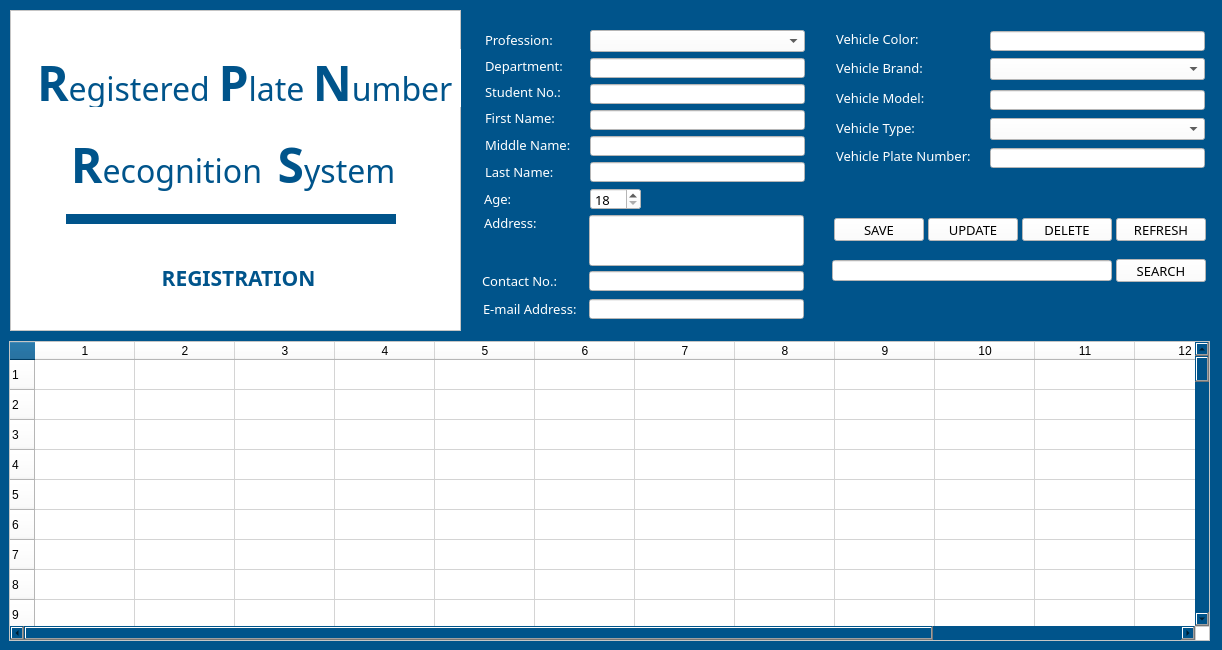
<?xml version="1.0" encoding="UTF-8"?>
<ui version="4.0">
 <class>RegistrationWindow</class>
 <widget class="QMainWindow" name="RegistrationWindow">
  <property name="geometry">
   <rect>
    <x>0</x>
    <y>0</y>
    <width>1222</width>
    <height>650</height>
   </rect>
  </property>
  <property name="minimumSize">
   <size>
    <width>1222</width>
    <height>650</height>
   </size>
  </property>
  <property name="maximumSize">
   <size>
    <width>1222</width>
    <height>650</height>
   </size>
  </property>
  <property name="font">
   <font>
    <family>Century Gothic</family>
   </font>
  </property>
  <property name="windowTitle">
   <string>RPNRS - REGISTRATION</string>
  </property>
  <property name="styleSheet">
   <string notr="true">background-color: rgb(0, 84, 139);</string>
  </property>
  <widget class="QWidget" name="centralwidget">
   <widget class="QLabel" name="firstnameLabel">
    <property name="geometry">
     <rect>
      <x>485</x>
      <y>110</y>
      <width>101</width>
      <height>16</height>
     </rect>
    </property>
    <property name="font">
     <font>
      <family>Century Gothic</family>
      <pointsize>10</pointsize>
     </font>
    </property>
    <property name="styleSheet">
     <string notr="true">color: rgb(255, 255, 255);</string>
    </property>
    <property name="text">
     <string>First Name:</string>
    </property>
   </widget>
   <widget class="QLabel" name="middlenameLabel">
    <property name="geometry">
     <rect>
      <x>485</x>
      <y>137</y>
      <width>101</width>
      <height>16</height>
     </rect>
    </property>
    <property name="font">
     <font>
      <family>Century Gothic</family>
      <pointsize>10</pointsize>
     </font>
    </property>
    <property name="styleSheet">
     <string notr="true">color: rgb(255, 255, 255);</string>
    </property>
    <property name="text">
     <string>Middle Name:</string>
    </property>
   </widget>
   <widget class="QLabel" name="lastnameLabel">
    <property name="geometry">
     <rect>
      <x>485</x>
      <y>164</y>
      <width>101</width>
      <height>16</height>
     </rect>
    </property>
    <property name="font">
     <font>
      <family>Century Gothic</family>
      <pointsize>10</pointsize>
     </font>
    </property>
    <property name="styleSheet">
     <string notr="true">color: rgb(255, 255, 255);</string>
    </property>
    <property name="text">
     <string>Last Name:</string>
    </property>
   </widget>
   <widget class="QLabel" name="ageLabel">
    <property name="geometry">
     <rect>
      <x>484</x>
      <y>191</y>
      <width>101</width>
      <height>16</height>
     </rect>
    </property>
    <property name="font">
     <font>
      <family>Century Gothic</family>
      <pointsize>10</pointsize>
     </font>
    </property>
    <property name="styleSheet">
     <string notr="true">color: rgb(255, 255, 255);</string>
    </property>
    <property name="text">
     <string>Age:</string>
    </property>
   </widget>
   <widget class="QLabel" name="vColorLabel">
    <property name="geometry">
     <rect>
      <x>836</x>
      <y>31</y>
      <width>111</width>
      <height>16</height>
     </rect>
    </property>
    <property name="font">
     <font>
      <family>Century Gothic</family>
      <pointsize>10</pointsize>
     </font>
    </property>
    <property name="styleSheet">
     <string notr="true">color: rgb(255, 255, 255);</string>
    </property>
    <property name="text">
     <string>Vehicle Color:</string>
    </property>
   </widget>
   <widget class="QLabel" name="vBrandLabel">
    <property name="geometry">
     <rect>
      <x>836</x>
      <y>60</y>
      <width>111</width>
      <height>16</height>
     </rect>
    </property>
    <property name="font">
     <font>
      <family>Century Gothic</family>
      <pointsize>10</pointsize>
     </font>
    </property>
    <property name="styleSheet">
     <string notr="true">color: rgb(255, 255, 255);</string>
    </property>
    <property name="text">
     <string>Vehicle Brand:</string>
    </property>
   </widget>
   <widget class="QLabel" name="vTypeLabel">
    <property name="geometry">
     <rect>
      <x>836</x>
      <y>120</y>
      <width>111</width>
      <height>16</height>
     </rect>
    </property>
    <property name="font">
     <font>
      <family>Century Gothic</family>
      <pointsize>10</pointsize>
     </font>
    </property>
    <property name="styleSheet">
     <string notr="true">color: rgb(255, 255, 255);</string>
    </property>
    <property name="text">
     <string>Vehicle Type:</string>
    </property>
   </widget>
   <widget class="QLabel" name="vPlateNumberLabel">
    <property name="geometry">
     <rect>
      <x>836</x>
      <y>148</y>
      <width>151</width>
      <height>16</height>
     </rect>
    </property>
    <property name="font">
     <font>
      <family>Century Gothic</family>
      <pointsize>10</pointsize>
     </font>
    </property>
    <property name="styleSheet">
     <string notr="true">color: rgb(255, 255, 255);</string>
    </property>
    <property name="text">
     <string>Vehicle Plate Number:</string>
    </property>
   </widget>
   <widget class="QLineEdit" name="firstnameEdit">
    <property name="geometry">
     <rect>
      <x>590</x>
      <y>110</y>
      <width>215</width>
      <height>20</height>
     </rect>
    </property>
    <property name="font">
     <font>
      <family>Century Gothic</family>
      <pointsize>10</pointsize>
     </font>
    </property>
    <property name="styleSheet">
     <string notr="true">background-color: rgb(255, 255, 255);
color: rgb(0, 0, 0);</string>
    </property>
   </widget>
   <widget class="QLineEdit" name="middlenameEdit">
    <property name="geometry">
     <rect>
      <x>590</x>
      <y>136</y>
      <width>215</width>
      <height>20</height>
     </rect>
    </property>
    <property name="font">
     <font>
      <family>Century Gothic</family>
      <pointsize>10</pointsize>
     </font>
    </property>
    <property name="styleSheet">
     <string notr="true">background-color: rgb(255, 255, 255);
color: rgb(0, 0, 0);</string>
    </property>
   </widget>
   <widget class="QLineEdit" name="lastnameEdit">
    <property name="geometry">
     <rect>
      <x>590</x>
      <y>162</y>
      <width>215</width>
      <height>20</height>
     </rect>
    </property>
    <property name="font">
     <font>
      <family>Century Gothic</family>
      <pointsize>10</pointsize>
     </font>
    </property>
    <property name="styleSheet">
     <string notr="true">background-color: rgb(255, 255, 255);
color: rgb(0, 0, 0);</string>
    </property>
   </widget>
   <widget class="QSpinBox" name="ageBox">
    <property name="geometry">
     <rect>
      <x>590</x>
      <y>188</y>
      <width>51</width>
      <height>22</height>
     </rect>
    </property>
    <property name="font">
     <font>
      <family>Century Gothic</family>
      <pointsize>10</pointsize>
     </font>
    </property>
    <property name="styleSheet">
     <string notr="true">background-color: rgb(255, 255, 255);
color: rgb(0, 0, 0);
</string>
    </property>
    <property name="minimum">
     <number>18</number>
    </property>
   </widget>
   <widget class="QLineEdit" name="vColorEdit">
    <property name="geometry">
     <rect>
      <x>990</x>
      <y>31</y>
      <width>215</width>
      <height>20</height>
     </rect>
    </property>
    <property name="font">
     <font>
      <family>Century Gothic</family>
      <pointsize>10</pointsize>
     </font>
    </property>
    <property name="styleSheet">
     <string notr="true">background-color: rgb(255, 255, 255);
color: rgb(0, 0, 0);</string>
    </property>
   </widget>
   <widget class="QComboBox" name="vBrandBox">
    <property name="geometry">
     <rect>
      <x>990</x>
      <y>58</y>
      <width>215</width>
      <height>22</height>
     </rect>
    </property>
    <property name="font">
     <font>
      <family>Century Gothic</family>
      <pointsize>10</pointsize>
     </font>
    </property>
    <property name="styleSheet">
     <string notr="true">background-color: rgb(255, 255, 255);
color: rgb(0, 0, 0);</string>
    </property>
    <property name="currentIndex">
     <number>-1</number>
    </property>
    <item>
     <property name="text">
      <string>Honda</string>
     </property>
    </item>
    <item>
     <property name="text">
      <string>Isuzu</string>
     </property>
    </item>
    <item>
     <property name="text">
      <string>Suzuki</string>
     </property>
    </item>
    <item>
     <property name="text">
      <string>Mitsubishi</string>
     </property>
    </item>
    <item>
     <property name="text">
      <string>Toyota</string>
     </property>
    </item>
   </widget>
   <widget class="QComboBox" name="vTypeBox">
    <property name="geometry">
     <rect>
      <x>990</x>
      <y>118</y>
      <width>215</width>
      <height>22</height>
     </rect>
    </property>
    <property name="font">
     <font>
      <family>Century Gothic</family>
      <pointsize>10</pointsize>
     </font>
    </property>
    <property name="styleSheet">
     <string notr="true">background-color: rgb(255, 255, 255);
color: rgb(0, 0, 0);</string>
    </property>
    <property name="currentIndex">
     <number>-1</number>
    </property>
    <item>
     <property name="text">
      <string>Motorcycle</string>
     </property>
    </item>
    <item>
     <property name="text">
      <string>4-Wheeled</string>
     </property>
    </item>
   </widget>
   <widget class="QLineEdit" name="vPlateNumberEdit">
    <property name="geometry">
     <rect>
      <x>990</x>
      <y>148</y>
      <width>215</width>
      <height>20</height>
     </rect>
    </property>
    <property name="font">
     <font>
      <family>Century Gothic</family>
      <pointsize>10</pointsize>
     </font>
    </property>
    <property name="styleSheet">
     <string notr="true">background-color: rgb(255, 255, 255);
color: rgb(0, 0, 0);</string>
    </property>
   </widget>
   <widget class="QPushButton" name="saveButton">
    <property name="geometry">
     <rect>
      <x>834</x>
      <y>218</y>
      <width>90</width>
      <height>23</height>
     </rect>
    </property>
    <property name="font">
     <font>
      <family>Century Gothic</family>
      <pointsize>10</pointsize>
     </font>
    </property>
    <property name="styleSheet">
     <string notr="true">background-color: rgb(255, 255, 255);
color: rgb(0, 0, 0);</string>
    </property>
    <property name="text">
     <string>SAVE</string>
    </property>
   </widget>
   <widget class="QPushButton" name="updateButton">
    <property name="geometry">
     <rect>
      <x>928</x>
      <y>218</y>
      <width>90</width>
      <height>23</height>
     </rect>
    </property>
    <property name="font">
     <font>
      <family>Century Gothic</family>
      <pointsize>10</pointsize>
     </font>
    </property>
    <property name="styleSheet">
     <string notr="true">background-color: rgb(255, 255, 255);
color: rgb(0, 0, 0);</string>
    </property>
    <property name="text">
     <string>UPDATE</string>
    </property>
   </widget>
   <widget class="QPushButton" name="deleteButton">
    <property name="geometry">
     <rect>
      <x>1022</x>
      <y>218</y>
      <width>90</width>
      <height>23</height>
     </rect>
    </property>
    <property name="font">
     <font>
      <family>Century Gothic</family>
      <pointsize>10</pointsize>
     </font>
    </property>
    <property name="styleSheet">
     <string notr="true">background-color: rgb(255, 255, 255);
color: rgb(0, 0, 0);</string>
    </property>
    <property name="text">
     <string>DELETE</string>
    </property>
   </widget>
   <widget class="QLineEdit" name="searchEdit">
    <property name="geometry">
     <rect>
      <x>832</x>
      <y>260</y>
      <width>280</width>
      <height>21</height>
     </rect>
    </property>
    <property name="font">
     <font>
      <family>Century Gothic</family>
      <pointsize>10</pointsize>
     </font>
    </property>
    <property name="styleSheet">
     <string notr="true">background-color: rgb(255, 255, 255);
color: rgb(0, 0, 0);</string>
    </property>
   </widget>
   <widget class="QPushButton" name="searchButton">
    <property name="geometry">
     <rect>
      <x>1116</x>
      <y>259</y>
      <width>90</width>
      <height>23</height>
     </rect>
    </property>
    <property name="font">
     <font>
      <family>Century Gothic</family>
      <pointsize>10</pointsize>
     </font>
    </property>
    <property name="styleSheet">
     <string notr="true">background-color: rgb(255, 255, 255);
color: rgb(0, 0, 0);</string>
    </property>
    <property name="text">
     <string>SEARCH</string>
    </property>
   </widget>
   <widget class="QLineEdit" name="addressEdit">
    <property name="geometry">
     <rect>
      <x>589</x>
      <y>215</y>
      <width>215</width>
      <height>51</height>
     </rect>
    </property>
    <property name="font">
     <font>
      <family>Century Gothic</family>
      <pointsize>10</pointsize>
     </font>
    </property>
    <property name="styleSheet">
     <string notr="true">background-color: rgb(255, 255, 255);
color: rgb(0, 0, 0);</string>
    </property>
    <property name="alignment">
     <set>Qt::AlignLeading|Qt::AlignLeft|Qt::AlignTop</set>
    </property>
   </widget>
   <widget class="QLabel" name="addressLabel">
    <property name="geometry">
     <rect>
      <x>484</x>
      <y>215</y>
      <width>101</width>
      <height>16</height>
     </rect>
    </property>
    <property name="font">
     <font>
      <family>Century Gothic</family>
      <pointsize>10</pointsize>
     </font>
    </property>
    <property name="styleSheet">
     <string notr="true">color: rgb(255, 255, 255);</string>
    </property>
    <property name="text">
     <string>Address:</string>
    </property>
   </widget>
   <widget class="QLineEdit" name="contactnoEdit">
    <property name="geometry">
     <rect>
      <x>589</x>
      <y>271</y>
      <width>215</width>
      <height>20</height>
     </rect>
    </property>
    <property name="font">
     <font>
      <family>Century Gothic</family>
      <pointsize>10</pointsize>
     </font>
    </property>
    <property name="styleSheet">
     <string notr="true">background-color: rgb(255, 255, 255);
color: rgb(0, 0, 0);</string>
    </property>
   </widget>
   <widget class="QLabel" name="contactLabel">
    <property name="geometry">
     <rect>
      <x>482</x>
      <y>273</y>
      <width>101</width>
      <height>16</height>
     </rect>
    </property>
    <property name="font">
     <font>
      <family>Century Gothic</family>
      <pointsize>10</pointsize>
     </font>
    </property>
    <property name="styleSheet">
     <string notr="true">color: rgb(255, 255, 255);</string>
    </property>
    <property name="text">
     <string>Contact No.:</string>
    </property>
   </widget>
   <widget class="QLabel" name="vModelLabel">
    <property name="geometry">
     <rect>
      <x>836</x>
      <y>90</y>
      <width>111</width>
      <height>16</height>
     </rect>
    </property>
    <property name="font">
     <font>
      <family>Century Gothic</family>
      <pointsize>10</pointsize>
     </font>
    </property>
    <property name="styleSheet">
     <string notr="true">color: rgb(255, 255, 255);</string>
    </property>
    <property name="text">
     <string>Vehicle Model:</string>
    </property>
   </widget>
   <widget class="QLabel" name="emailLabel">
    <property name="geometry">
     <rect>
      <x>483</x>
      <y>301</y>
      <width>101</width>
      <height>16</height>
     </rect>
    </property>
    <property name="font">
     <font>
      <family>Century Gothic</family>
      <pointsize>10</pointsize>
     </font>
    </property>
    <property name="styleSheet">
     <string notr="true">color: rgb(255, 255, 255);</string>
    </property>
    <property name="text">
     <string>E-mail Address:</string>
    </property>
   </widget>
   <widget class="QLineEdit" name="emailaddEdit">
    <property name="geometry">
     <rect>
      <x>589</x>
      <y>299</y>
      <width>215</width>
      <height>20</height>
     </rect>
    </property>
    <property name="font">
     <font>
      <family>Century Gothic</family>
      <pointsize>10</pointsize>
     </font>
    </property>
    <property name="styleSheet">
     <string notr="true">background-color: rgb(255, 255, 255);
color: rgb(0, 0, 0);</string>
    </property>
   </widget>
   <widget class="QComboBox" name="professionBox">
    <property name="geometry">
     <rect>
      <x>590</x>
      <y>30</y>
      <width>215</width>
      <height>22</height>
     </rect>
    </property>
    <property name="font">
     <font>
      <family>Century Gothic</family>
      <pointsize>10</pointsize>
     </font>
    </property>
    <property name="styleSheet">
     <string notr="true">background-color: rgb(255, 255, 255);
color: rgb(0, 0, 0);</string>
    </property>
    <property name="currentIndex">
     <number>-1</number>
    </property>
    <item>
     <property name="text">
      <string>Faculty Member</string>
     </property>
    </item>
    <item>
     <property name="text">
      <string>Student</string>
     </property>
    </item>
   </widget>
   <widget class="QLabel" name="professionLbl">
    <property name="geometry">
     <rect>
      <x>485</x>
      <y>32</y>
      <width>101</width>
      <height>16</height>
     </rect>
    </property>
    <property name="font">
     <font>
      <family>Century Gothic</family>
      <pointsize>10</pointsize>
     </font>
    </property>
    <property name="styleSheet">
     <string notr="true">color: rgb(255, 255, 255);</string>
    </property>
    <property name="text">
     <string>Profession:</string>
    </property>
   </widget>
   <widget class="QLineEdit" name="idnoEdit">
    <property name="geometry">
     <rect>
      <x>590</x>
      <y>84</y>
      <width>215</width>
      <height>20</height>
     </rect>
    </property>
    <property name="font">
     <font>
      <family>Century Gothic</family>
      <pointsize>10</pointsize>
     </font>
    </property>
    <property name="styleSheet">
     <string notr="true">background-color: rgb(255, 255, 255);
color: rgb(0, 0, 0);</string>
    </property>
   </widget>
   <widget class="QLabel" name="label_15">
    <property name="geometry">
     <rect>
      <x>485</x>
      <y>84</y>
      <width>101</width>
      <height>16</height>
     </rect>
    </property>
    <property name="font">
     <font>
      <family>Century Gothic</family>
      <pointsize>10</pointsize>
     </font>
    </property>
    <property name="styleSheet">
     <string notr="true">color: rgb(255, 255, 255);</string>
    </property>
    <property name="text">
     <string>Student No.:</string>
    </property>
   </widget>
   <widget class="QTableWidget" name="tableWidget">
    <property name="geometry">
     <rect>
      <x>9</x>
      <y>341</y>
      <width>1201</width>
      <height>300</height>
     </rect>
    </property>
    <property name="styleSheet">
     <string notr="true">background-color: rgb(255, 255, 255);
color: rgb(0, 0, 0);</string>
    </property>
    <property name="rowCount">
     <number>100</number>
    </property>
    <property name="columnCount">
     <number>14</number>
    </property>
    <row/>
    <row/>
    <row/>
    <row/>
    <row/>
    <row/>
    <row/>
    <row/>
    <row/>
    <row/>
    <row/>
    <row/>
    <row/>
    <row/>
    <row/>
    <row/>
    <row/>
    <row/>
    <row/>
    <row/>
    <row/>
    <row/>
    <row/>
    <row/>
    <row/>
    <row/>
    <row/>
    <row/>
    <row/>
    <row/>
    <row/>
    <row/>
    <row/>
    <row/>
    <row/>
    <row/>
    <row/>
    <row/>
    <row/>
    <row/>
    <row/>
    <row/>
    <row/>
    <row/>
    <row/>
    <row/>
    <row/>
    <row/>
    <row/>
    <row/>
    <row/>
    <row/>
    <row/>
    <row/>
    <row/>
    <row/>
    <row/>
    <row/>
    <row/>
    <row/>
    <row/>
    <row/>
    <row/>
    <row/>
    <row/>
    <row/>
    <row/>
    <row/>
    <row/>
    <row/>
    <row/>
    <row/>
    <row/>
    <row/>
    <row/>
    <row/>
    <row/>
    <row/>
    <row/>
    <row/>
    <row/>
    <row/>
    <row/>
    <row/>
    <row/>
    <row/>
    <row/>
    <row/>
    <row/>
    <row/>
    <row/>
    <row/>
    <row/>
    <row/>
    <row/>
    <row/>
    <row/>
    <row/>
    <row/>
    <row/>
    <column/>
    <column/>
    <column/>
    <column/>
    <column/>
    <column/>
    <column/>
    <column/>
    <column/>
    <column/>
    <column/>
    <column/>
    <column/>
    <column/>
   </widget>
   <widget class="QPushButton" name="refreshButton">
    <property name="geometry">
     <rect>
      <x>1116</x>
      <y>218</y>
      <width>90</width>
      <height>23</height>
     </rect>
    </property>
    <property name="font">
     <font>
      <family>Century Gothic</family>
      <pointsize>10</pointsize>
     </font>
    </property>
    <property name="styleSheet">
     <string notr="true">background-color: rgb(255, 255, 255);
color: rgb(0, 0, 0);</string>
    </property>
    <property name="text">
     <string>REFRESH</string>
    </property>
   </widget>
   <widget class="QLineEdit" name="deptEdit">
    <property name="geometry">
     <rect>
      <x>590</x>
      <y>58</y>
      <width>215</width>
      <height>20</height>
     </rect>
    </property>
    <property name="font">
     <font>
      <family>Century Gothic</family>
      <pointsize>10</pointsize>
     </font>
    </property>
    <property name="styleSheet">
     <string notr="true">background-color: rgb(255, 255, 255);
color: rgb(0, 0, 0);</string>
    </property>
   </widget>
   <widget class="QLabel" name="label_16">
    <property name="geometry">
     <rect>
      <x>485</x>
      <y>58</y>
      <width>101</width>
      <height>16</height>
     </rect>
    </property>
    <property name="font">
     <font>
      <family>Century Gothic</family>
      <pointsize>10</pointsize>
     </font>
    </property>
    <property name="styleSheet">
     <string notr="true">color: rgb(255, 255, 255);</string>
    </property>
    <property name="text">
     <string>Department:</string>
    </property>
   </widget>
   <widget class="QLineEdit" name="vModelBox">
    <property name="geometry">
     <rect>
      <x>990</x>
      <y>90</y>
      <width>215</width>
      <height>20</height>
     </rect>
    </property>
    <property name="font">
     <font>
      <family>Century Gothic</family>
      <pointsize>10</pointsize>
     </font>
    </property>
    <property name="styleSheet">
     <string notr="true">background-color: rgb(255, 255, 255);
color: rgb(0, 0, 0);</string>
    </property>
   </widget>
   <widget class="QFrame" name="frame">
    <property name="geometry">
     <rect>
      <x>10</x>
      <y>10</y>
      <width>451</width>
      <height>321</height>
     </rect>
    </property>
    <property name="font">
     <font>
      <family>Tahoma</family>
      <pointsize>20</pointsize>
     </font>
    </property>
    <property name="styleSheet">
     <string notr="true">background-color: rgb(255, 255, 255);</string>
    </property>
    <property name="frameShape">
     <enum>QFrame::StyledPanel</enum>
    </property>
    <property name="frameShadow">
     <enum>QFrame::Raised</enum>
    </property>
    <widget class="QLabel" name="lblRegistered">
     <property name="geometry">
      <rect>
       <x>27</x>
       <y>39</y>
       <width>171</width>
       <height>58</height>
      </rect>
     </property>
     <property name="font">
      <font>
       <family>Century Gothic</family>
       <pointsize>16</pointsize>
       <weight>50</weight>
       <italic>false</italic>
       <bold>false</bold>
      </font>
     </property>
     <property name="styleSheet">
      <string notr="true">font: 16pt &quot;Century Gothic&quot;;
color: rgb(0, 84, 139);</string>
     </property>
     <property name="text">
      <string>&lt;html&gt;&lt;head/&gt;&lt;body&gt;&lt;p&gt;&lt;span style=&quot; font-size:36pt; font-weight:600;&quot;&gt;R&lt;/span&gt;&lt;span style=&quot; font-size:24pt;&quot;&gt;egistered&lt;/span&gt;&lt;/p&gt;&lt;/body&gt;&lt;/html&gt;</string>
     </property>
     <property name="textFormat">
      <enum>Qt::RichText</enum>
     </property>
     <property name="alignment">
      <set>Qt::AlignCenter</set>
     </property>
    </widget>
    <widget class="QLabel" name="lblPlateNumber">
     <property name="geometry">
      <rect>
       <x>200</x>
       <y>39</y>
       <width>251</width>
       <height>58</height>
      </rect>
     </property>
     <property name="font">
      <font>
       <family>Century Gothic</family>
       <pointsize>16</pointsize>
       <weight>50</weight>
       <italic>false</italic>
       <bold>false</bold>
      </font>
     </property>
     <property name="styleSheet">
      <string notr="true">font: 16pt &quot;Century Gothic&quot;;
color: rgb(0, 84, 139);</string>
     </property>
     <property name="text">
      <string>&lt;html&gt;&lt;head/&gt;&lt;body&gt;&lt;p&gt;&lt;span style=&quot; font-size:36pt; font-weight:600;&quot;&gt;P&lt;/span&gt;&lt;span style=&quot; font-size:24pt;&quot;&gt;late &lt;/span&gt;&lt;span style=&quot; font-size:36pt; font-weight:600;&quot;&gt;N&lt;/span&gt;&lt;span style=&quot; font-size:24pt;&quot;&gt;umber&lt;/span&gt;&lt;/p&gt;&lt;/body&gt;&lt;/html&gt;</string>
     </property>
     <property name="textFormat">
      <enum>Qt::RichText</enum>
     </property>
     <property name="alignment">
      <set>Qt::AlignCenter</set>
     </property>
    </widget>
    <widget class="QLabel" name="lblRecognition">
     <property name="geometry">
      <rect>
       <x>51</x>
       <y>121</y>
       <width>211</width>
       <height>60</height>
      </rect>
     </property>
     <property name="font">
      <font>
       <family>Century Gothic</family>
       <pointsize>16</pointsize>
       <weight>50</weight>
       <italic>false</italic>
       <bold>false</bold>
      </font>
     </property>
     <property name="styleSheet">
      <string notr="true">font: 16pt &quot;Century Gothic&quot;;
color: rgb(0, 84, 139);</string>
     </property>
     <property name="text">
      <string>&lt;html&gt;&lt;head/&gt;&lt;body&gt;&lt;p&gt;&lt;span style=&quot; font-size:36pt; font-weight:600;&quot;&gt;R&lt;/span&gt;&lt;span style=&quot; font-size:24pt;&quot;&gt;ecognition&lt;/span&gt;&lt;/p&gt;&lt;/body&gt;&lt;/html&gt;</string>
     </property>
     <property name="textFormat">
      <enum>Qt::RichText</enum>
     </property>
     <property name="alignment">
      <set>Qt::AlignCenter</set>
     </property>
    </widget>
    <widget class="QLabel" name="lblSystem">
     <property name="geometry">
      <rect>
       <x>261</x>
       <y>121</y>
       <width>131</width>
       <height>60</height>
      </rect>
     </property>
     <property name="font">
      <font>
       <family>Century Gothic</family>
       <pointsize>16</pointsize>
       <weight>50</weight>
       <italic>false</italic>
       <bold>false</bold>
      </font>
     </property>
     <property name="styleSheet">
      <string notr="true">font: 16pt &quot;Century Gothic&quot;;
color: rgb(0, 84, 139);</string>
     </property>
     <property name="text">
      <string>&lt;html&gt;&lt;head/&gt;&lt;body&gt;&lt;p&gt;&lt;span style=&quot; font-size:36pt; font-weight:600;&quot;&gt;S&lt;/span&gt;&lt;span style=&quot; font-size:24pt;&quot;&gt;ystem&lt;/span&gt;&lt;/p&gt;&lt;/body&gt;&lt;/html&gt;</string>
     </property>
     <property name="textFormat">
      <enum>Qt::RichText</enum>
     </property>
     <property name="alignment">
      <set>Qt::AlignCenter</set>
     </property>
    </widget>
    <widget class="Line" name="line">
     <property name="geometry">
      <rect>
       <x>56</x>
       <y>201</y>
       <width>330</width>
       <height>16</height>
      </rect>
     </property>
     <property name="minimumSize">
      <size>
       <width>330</width>
       <height>16</height>
      </size>
     </property>
     <property name="maximumSize">
      <size>
       <width>330</width>
       <height>16</height>
      </size>
     </property>
     <property name="styleSheet">
      <string notr="true">font: 16pt &quot;Century Gothic&quot;;
color: rgb(0, 84, 139);</string>
     </property>
     <property name="frameShadow">
      <enum>QFrame::Plain</enum>
     </property>
     <property name="lineWidth">
      <number>10</number>
     </property>
     <property name="orientation">
      <enum>Qt::Horizontal</enum>
     </property>
    </widget>
    <widget class="QLabel" name="lblInfo">
     <property name="geometry">
      <rect>
       <x>138</x>
       <y>253</y>
       <width>181</width>
       <height>30</height>
      </rect>
     </property>
     <property name="font">
      <font>
       <family>Century Gothic</family>
       <pointsize>16</pointsize>
       <weight>50</weight>
       <italic>false</italic>
       <bold>false</bold>
      </font>
     </property>
     <property name="styleSheet">
      <string notr="true">font: 16pt &quot;Century Gothic&quot;;
color: rgb(0, 84, 139);</string>
     </property>
     <property name="lineWidth">
      <number>1</number>
     </property>
     <property name="text">
      <string>&lt;html&gt;&lt;head/&gt;&lt;body&gt;&lt;p&gt;&lt;span style=&quot; font-weight:600;&quot;&gt;REGISTRATION&lt;/span&gt;&lt;/p&gt;&lt;/body&gt;&lt;/html&gt;</string>
     </property>
     <property name="textFormat">
      <enum>Qt::RichText</enum>
     </property>
     <property name="alignment">
      <set>Qt::AlignCenter</set>
     </property>
    </widget>
    <zorder>lblRegistered</zorder>
    <zorder>lblPlateNumber</zorder>
    <zorder>lblSystem</zorder>
    <zorder>line</zorder>
    <zorder>lblInfo</zorder>
    <zorder>lblRecognition</zorder>
   </widget>
   <zorder>frame</zorder>
   <zorder>firstnameLabel</zorder>
   <zorder>middlenameLabel</zorder>
   <zorder>lastnameLabel</zorder>
   <zorder>ageLabel</zorder>
   <zorder>vColorLabel</zorder>
   <zorder>vBrandLabel</zorder>
   <zorder>vTypeLabel</zorder>
   <zorder>vPlateNumberLabel</zorder>
   <zorder>saveButton</zorder>
   <zorder>updateButton</zorder>
   <zorder>deleteButton</zorder>
   <zorder>searchEdit</zorder>
   <zorder>searchButton</zorder>
   <zorder>addressLabel</zorder>
   <zorder>contactLabel</zorder>
   <zorder>vModelLabel</zorder>
   <zorder>emailLabel</zorder>
   <zorder>professionLbl</zorder>
   <zorder>label_15</zorder>
   <zorder>tableWidget</zorder>
   <zorder>refreshButton</zorder>
   <zorder>label_16</zorder>
   <zorder>vColorEdit</zorder>
   <zorder>vBrandBox</zorder>
   <zorder>vModelBox</zorder>
   <zorder>ageBox</zorder>
   <zorder>lastnameEdit</zorder>
   <zorder>middlenameEdit</zorder>
   <zorder>firstnameEdit</zorder>
   <zorder>vPlateNumberEdit</zorder>
   <zorder>vTypeBox</zorder>
   <zorder>addressEdit</zorder>
   <zorder>idnoEdit</zorder>
   <zorder>emailaddEdit</zorder>
   <zorder>deptEdit</zorder>
   <zorder>contactnoEdit</zorder>
   <zorder>professionBox</zorder>
  </widget>
 </widget>
 <resources/>
 <connections/>
</ui>
